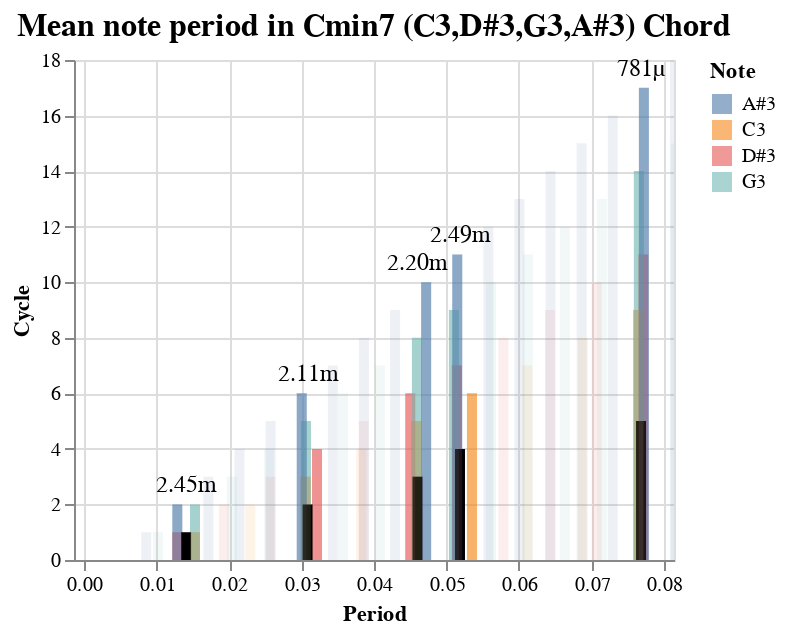

The notebook cell saved with this chart:
### Code cell
chart2 = alt.Chart(observable_df).mark_bar(
    color='black'
).encode(
    x=alt.X('mean_t_sub').scale(domain=[0, 0.08]),
    y=alt.Y('order'),
    
)

chart4 = alt.Chart(observable_df).mark_text(
    color='black',
    align='center',
    dy=-10,
    fontSize=12,
).encode(
    x=alt.X('mean_t_sub').scale(domain=[0, 0.08]),
    y=alt.Y('max_cycle:Q'),
    text=alt.Text('difference:Q', format='.3s', ),
    
)
(chart1+chart2+chart3+chart4).properties(
    width=300,
    height=250,
    title='Mean note period in Cmin7 (C3,D#3,G3,A#3) Chord'
    # title='Mean note period in C Major (C3,E3,G3,C4) Triad',
).configure_title(
    fontSize=16,
)

### Figure 1 — Vega-Lite specification as saved in the notebook (floating-point values rounded to 4 significant figures)
{"config": {"view": {"continuousWidth": 300, "continuousHeight": 300}, "title": {"fontSize": 16}}, "layer": [{"data": {"name": "data-3ce0ed7561fbe6c5c744bbb12623be4c"}, "mark": {"type": "bar", "opacity": 0.6}, "encoding": {"color": {"field": "note_name", "type": "nominal"}, "x": {"field": "t_values", "scale": {"domain": [0, 0.08]}, "type": "quantitative"}, "y": {"field": "cycle_or_t", "type": "quantitative"}}}, {"data": {"name": "data-3bbcea6344112199a800313b414c185f"}, "mark": {"type": "bar", "color": "black"}, "encoding": {"x": {"field": "mean_t_sub", "scale": {"domain": [0, 0.08]}, "type": "quantitative"}, "y": {"field": "order", "type": "quantitative"}}}, {"data": {"name": "data-9bd0563def454d74f3a54d2368c1432e"}, "mark": {"type": "bar", "clip": true, "opacity": 0.1}, "encoding": {"color": {"field": "note_name", "title": "Note", "type": "nominal"}, "x": {"field": "t_values", "scale": {"domain": [0, 0.08]}, "title": "Period", "type": "quantitative"}, "y": {"field": "cycle_or_t", "title": "Cycle", "type": "quantitative"}}}, {"data": {"name": "data-3bbcea6344112199a800313b414c185f"}, "mark": {"type": "text", "align": "center", "color": "black", "dy": -10, "fontSize": 12}, "encoding": {"text": {"field": "difference", "format": ".3s", "type": "quantitative"}, "x": {"field": "mean_t_sub", "scale": {"domain": [0, 0.08]}, "type": "quantitative"}, "y": {"field": "max_cycle", "type": "quantitative"}}}], "height": 250, "title": "Mean note period in Cmin7 (C3,D#3,G3,A#3) Chord", "width": 300, "$schema": "https://vega.github.io/schema/vega-lite/v5.20.1.json", "datasets": {"data-3ce0ed7561fbe6c5c744bbb12623be4c": [{"note_name": "C3", "t_values": 0.07645, "cycle_or_t": 9.0, "winner_num": 1}, {"note_name": "D#3", "t_values": 0.07714, "cycle_or_t": 11.0, "winner_num": 1}, {"note_name": "G3", "t_values": 0.07653, "cycle_or_t": 14.0, "winner_num": 1}, {"note_name": "A#3", "t_values": 0.07723, "cycle_or_t": 17.0, "winner_num": 1}, {"note_name": "C3", "t_values": 0.03058, "cycle_or_t": 3.0, "winner_num": 2}, {"note_name": "D#3", "t_values": 0.03214, "cycle_or_t": 4.0, "winner_num": 2}, {"note_name": "G3", "t_values": 0.03061, "cycle_or_t": 5.0, "winner_num": 2}, {"note_name": "A#3", "t_values": 0.03003, "cycle_or_t": 6.0, "winner_num": 2}, {"note_name": "C3", "t_values": 0.04587, "cycle_or_t": 5.0, "winner_num": 3}, {"note_name": "D#3", "t_values": 0.045, "cycle_or_t": 6.0, "winner_num": 3}, {"note_name": "G3", "t_values": 0.04592, "cycle_or_t": 8.0, "winner_num": 3}, {"note_name": "A#3", "t_values": 0.04719, "cycle_or_t": 10.0, "winner_num": 3}, {"note_name": "C3", "t_values": 0.01529, "cycle_or_t": 1.0, "winner_num": 4}, {"note_name": "D#3", "t_values": 0.01286, "cycle_or_t": 1.0, "winner_num": 4}, {"note_name": "G3", "t_values": 0.01531, "cycle_or_t": 2.0, "winner_num": 4}, {"note_name": "A#3", "t_values": 0.01287, "cycle_or_t": 2.0, "winner_num": 4}, {"note_name": "C3", "t_values": 0.05351, "cycle_or_t": 6.0, "winner_num": 5}, {"note_name": "D#3", "t_values": 0.05143, "cycle_or_t": 7.0, "winner_num": 5}, {"note_name": "G3", "t_values": 0.05102, "cycle_or_t": 9.0, "winner_num": 5}, {"note_name": "A#3", "t_values": 0.05148, "cycle_or_t": 11.0, "winner_num": 5}], "data-3bbcea6344112199a800313b414c185f": [{"t_values": [0.01529, 0.01286, 0.01531, 0.01287], "mean_t_sub": 0.01408, "std_normed": 0.5736, "indices": [1.0, 1, 2, 2.0], "difference": 0.00245, "difference_ratio": 0.174, "order": 1, "t_value_min": 0.01286, "t_value_max": 0.01531, "max_cycle": 2.0}, {"t_values": [0.03058, 0.03214, 0.03061, 0.03003], "mean_t_sub": 0.03084, "std_normed": 0.4299, "indices": [3.0, 4, 5, 6.0], "difference": 0.002109, "difference_ratio": 0.06838, "order": 2, "t_value_min": 0.03003, "t_value_max": 0.03214, "max_cycle": 6.0}, {"t_values": [0.04587, 0.045, 0.04592, 0.04719], "mean_t_sub": 0.04599, "std_normed": 0.4118, "indices": [5.0, 6, 8, 10.0], "difference": 0.002196, "difference_ratio": 0.04775, "order": 3, "t_value_min": 0.045, "t_value_max": 0.04719, "max_cycle": 10.0}, {"t_values": [0.05351, 0.05143, 0.05102, 0.05148], "mean_t_sub": 0.05186, "std_normed": 0.4496, "indices": [6.0, 7, 9, 11.0], "difference": 0.002491, "difference_ratio": 0.04802, "order": 4, "t_value_min": 0.05102, "t_value_max": 0.05351, "max_cycle": 11.0}, {"t_values": [0.07645, 0.07714, 0.07653, 0.07723], "mean_t_sub": 0.07684, "std_normed": 0.5172, "indices": [9.0, 11, 14, 17.0], "difference": 0.000781, "difference_ratio": 0.01016, "order": 5, "t_value_min": 0.07645, "t_value_max": 0.07723, "max_cycle": 17.0}], "data-9bd0563def454d74f3a54d2368c1432e": [{"cycle_or_t": 0, "note_name": "C3", "t_values": 0.007645}, {"cycle_or_t": 1, "note_name": "C3", "t_values": 0.01529}, {"cycle_or_t": 2, "note_name": "C3", "t_values": 0.02293}, {"cycle_or_t": 3, "note_name": "C3", "t_values": 0.03058}, {"cycle_or_t": 4, "note_name": "C3", "t_values": 0.03822}, {"cycle_or_t": 5, "note_name": "C3", "t_values": 0.04587}, {"cycle_or_t": 6, "note_name": "C3", "t_values": 0.05351}, {"cycle_or_t": 7, "note_name": "C3", "t_values": 0.06116}, {"cycle_or_t": 8, "note_name": "C3", "t_values": 0.0688}, {"cycle_or_t": 9, "note_name": "C3", "t_values": 0.07645}, {"cycle_or_t": 10, "note_name": "C3", "t_values": 0.08409}, {"cycle_or_t": 11, "note_name": "C3", "t_values": 0.09173}, {"cycle_or_t": 12, "note_name": "C3", "t_values": 0.09938}, {"cycle_or_t": 13, "note_name": "C3", "t_values": 0.107}, {"cycle_or_t": 14, "note_name": "C3", "t_values": 0.1147}, {"cycle_or_t": 15, "note_name": "C3", "t_values": 0.1223}, {"cycle_or_t": 16, "note_name": "C3", "t_values": 0.13}, {"cycle_or_t": 17, "note_name": "C3", "t_values": 0.1376}, {"cycle_or_t": 18, "note_name": "C3", "t_values": 0.1452}, {"cycle_or_t": 0, "note_name": "D#3", "t_values": 0.006428}, {"cycle_or_t": 1, "note_name": "D#3", "t_values": 0.01286}, {"cycle_or_t": 2, "note_name": "D#3", "t_values": 0.01928}, {"cycle_or_t": 3, "note_name": "D#3", "t_values": 0.02571}, {"cycle_or_t": 4, "note_name": "D#3", "t_values": 0.03214}, {"cycle_or_t": 5, "note_name": "D#3", "t_values": 0.03857}, {"cycle_or_t": 6, "note_name": "D#3", "t_values": 0.045}, {"cycle_or_t": 7, "note_name": "D#3", "t_values": 0.05143}, {"cycle_or_t": 8, "note_name": "D#3", "t_values": 0.05785}, {"cycle_or_t": 9, "note_name": "D#3", "t_values": 0.06428}, {"cycle_or_t": 10, "note_name": "D#3", "t_values": 0.07071}, {"cycle_or_t": 11, "note_name": "D#3", "t_values": 0.07714}, {"cycle_or_t": 12, "note_name": "D#3", "t_values": 0.08357}, {"cycle_or_t": 13, "note_name": "D#3", "t_values": 0.09}, {"cycle_or_t": 14, "note_name": "D#3", "t_values": 0.09642}, {"cycle_or_t": 15, "note_name": "D#3", "t_values": 0.1029}, {"cycle_or_t": 16, "note_name": "D#3", "t_values": 0.1093}, {"cycle_or_t": 17, "note_name": "D#3", "t_values": 0.1157}, {"cycle_or_t": 18, "note_name": "D#3", "t_values": 0.1221}, {"cycle_or_t": 0, "note_name": "G3", "t_values": 0.005102}, {"cycle_or_t": 1, "note_name": "G3", "t_values": 0.0102}, {"cycle_or_t": 2, "note_name": "G3", "t_values": 0.01531}, {"cycle_or_t": 3, "note_name": "G3", "t_values": 0.02041}, {"cycle_or_t": 4, "note_name": "G3", "t_values": 0.02551}, {"cycle_or_t": 5, "note_name": "G3", "t_values": 0.03061}, {"cycle_or_t": 6, "note_name": "G3", "t_values": 0.03571}, {"cycle_or_t": 7, "note_name": "G3", "t_values": 0.04082}, {"cycle_or_t": 8, "note_name": "G3", "t_values": 0.04592}, {"cycle_or_t": 9, "note_name": "G3", "t_values": 0.05102}, {"cycle_or_t": 10, "note_name": "G3", "t_values": 0.05612}, {"cycle_or_t": 11, "note_name": "G3", "t_values": 0.06123}, {"cycle_or_t": 12, "note_name": "G3", "t_values": 0.06633}, {"cycle_or_t": 13, "note_name": "G3", "t_values": 0.07143}, {"cycle_or_t": 14, "note_name": "G3", "t_values": 0.07653}, {"cycle_or_t": 15, "note_name": "G3", "t_values": 0.08163}, {"cycle_or_t": 16, "note_name": "G3", "t_values": 0.08674}, {"cycle_or_t": 17, "note_name": "G3", "t_values": 0.09184}, {"cycle_or_t": 18, "note_name": "G3", "t_values": 0.09694}, {"cycle_or_t": 0, "note_name": "A#3", "t_values": 0.00429}, {"cycle_or_t": 1, "note_name": "A#3", "t_values": 0.008581}, {"cycle_or_t": 2, "note_name": "A#3", "t_values": 0.01287}, {"cycle_or_t": 3, "note_name": "A#3", "t_values": 0.01716}, {"cycle_or_t": 4, "note_name": "A#3", "t_values": 0.02145}, {"cycle_or_t": 5, "note_name": "A#3", "t_values": 0.02574}, {"cycle_or_t": 6, "note_name": "A#3", "t_values": 0.03003}, {"cycle_or_t": 7, "note_name": "A#3", "t_values": 0.03432}, {"cycle_or_t": 8, "note_name": "A#3", "t_values": 0.03861}, {"cycle_or_t": 9, "note_name": "A#3", "t_values": 0.0429}, {"cycle_or_t": 10, "note_name": "A#3", "t_values": 0.04719}, {"cycle_or_t": 11, "note_name": "A#3", "t_values": 0.05148}, {"cycle_or_t": 12, "note_name": "A#3", "t_values": 0.05577}, {"cycle_or_t": 13, "note_name": "A#3", "t_values": 0.06006}, {"cycle_or_t": 14, "note_name": "A#3", "t_values": 0.06436}, {"cycle_or_t": 15, "note_name": "A#3", "t_values": 0.06865}, {"cycle_or_t": 16, "note_name": "A#3", "t_values": 0.07294}, {"cycle_or_t": 17, "note_name": "A#3", "t_values": 0.07723}, {"cycle_or_t": 18, "note_name": "A#3", "t_values": 0.08152}]}}
